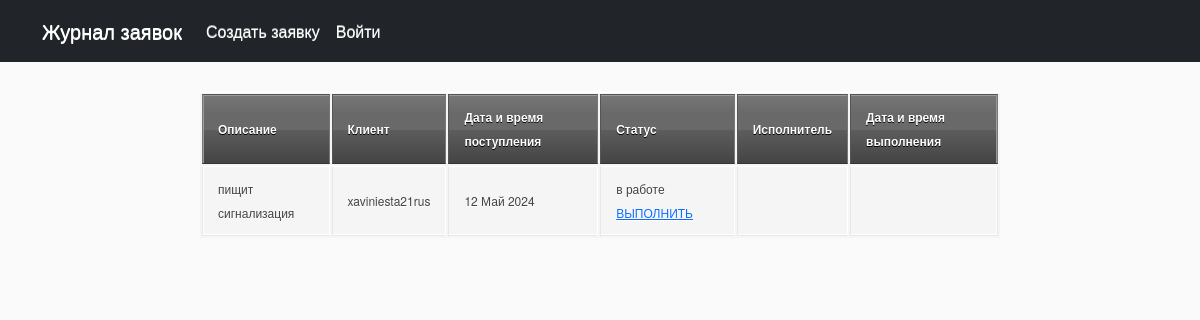
Screenshot of /32 with the database file from the repository.
### task/models.py (models this page shows, shortened)
class Task(models.Model):
    customer = models.ForeignKey(User, on_delete=models.CASCADE, blank=True, null=True)
    time_in = models.DateTimeField(auto_now_add=True)
    time_out = models.DateTimeField(null=True)
    category = models.ForeignKey(Category, on_delete=models.CASCADE)
    text = models.TextField()
    place = models.TextField(max_length=255)
    complete = models.BooleanField(default=False, choices=STATUS)
    executor = models.TextField(blank=True, null=True, default='')

### task/views.py (the view)
# urls.py: path('<int:pk>', TaskDetail.as_view(), name='tasks'),
class TaskDetail(DetailView):
    model = Task
    template_name = 'task.html'
    context_object_name = 'task'

### templates/task.html (shortened to what this page needs)
{% extends 'flatpages/default.html' %}
{% block content %}
<table>
                <tr>
                   <th>Описание</th>
                   <th>Клиент</th>
                   <th>Дата и время поступления</th>
                   <th>Статус</th>
                   <th>Исполнитель</th>
                   <th>Дата и время выполнения</th>
                </tr>
                    <td>{{ task.text }}</td>
                    <td>{{ task.customer }}</td>
                    <td>{{ task.time_in|date:'d M Y' }}</td>
                    {% if task.complete %}
                    <td>{{ task.get_complete_display }}</td>
                    {% else %}
                    <td>
                        {{ task.get_complete_display }}
                        <h><a href="{% url 'update' object.pk %}">ВЫПОЛНИТЬ<h></h>
                    {% endif %}
                    <td>{{ task.executor }}</td>
                    <td>{{ task.time_out|date:'d M Y' }}</td>
{% endblock content %}

### static/css/table_style.css (style rules this page uses)
body { background: #fafafa url(https://jackrugile.com/images/misc/noise-diagonal.png); color: #444; font: 100%/30px 'Helvetica Neue', helvetica, arial, sans-serif; text-shadow: 0 1px 0 #fff; }
table { background: #f5f5f5; border-collapse: separate; box-shadow: inset 0 1px 0 #fff; font-size: 12px; line-height: 24px; margin: 30px auto; text-align: left; width: 800px; }
th { background: url(https://jackrugile.com/images/misc/noise-diagonal.png), linear-gradient(#777, #444); border-left: 1px solid #555; border-right: 1px solid #777; border-top: 1px solid #555; border-bottom: 1px solid #333; box-shadow: inset 0 1px 0 #999; color: #fff; font-weight: bold; padding: 10px 15px; position: relative; text-shadow: 0 1px 0 #000; }
th:after { background: linear-gradient(rgba(255,255,255,0), rgba(255,255,255,.08)); content: ''; display: block; height: 25%; left: 0; margin: 1px 0 0 0; position: absolute; top: 25%; width: 100%; }
th:first-child { border-left: 1px solid #777; box-shadow: inset 1px 1px 0 #999; }
th:last-child { box-shadow: inset -1px 1px 0 #999; }
td { border-right: 1px solid #fff; border-left: 1px solid #e8e8e8; border-top: 1px solid #fff; border-bottom: 1px solid #e8e8e8; padding: 10px 15px; position: relative; transition: all 300ms; }
td:first-child { box-shadow: inset 1px 0 0 #fff; }
td:last-child { border-right: 1px solid #e8e8e8; box-shadow: inset -1px 0 0 #fff; }
tr { background: url(https://jackrugile.com/images/misc/noise-diagonal.png); }
tr:last-of-type td { box-shadow: inset 0 -1px 0 #fff; }
tr:last-of-type td:first-child { box-shadow: inset 1px -1px 0 #fff; }
tr:last-of-type td:last-child { box-shadow: inset -1px -1px 0 #fff; }

### rows the page displays
Task: text "пищит сигнализация", customer "xaviniesta21rus", time_in "12 Май 2024", complete "в работе"
